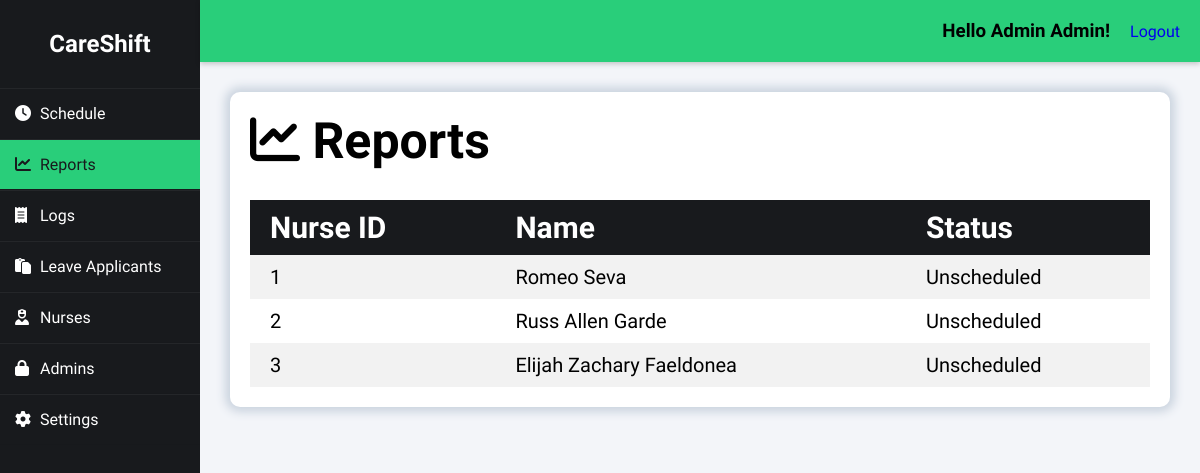
Page /index.php?page=reports (signed in) on the earlier database version.
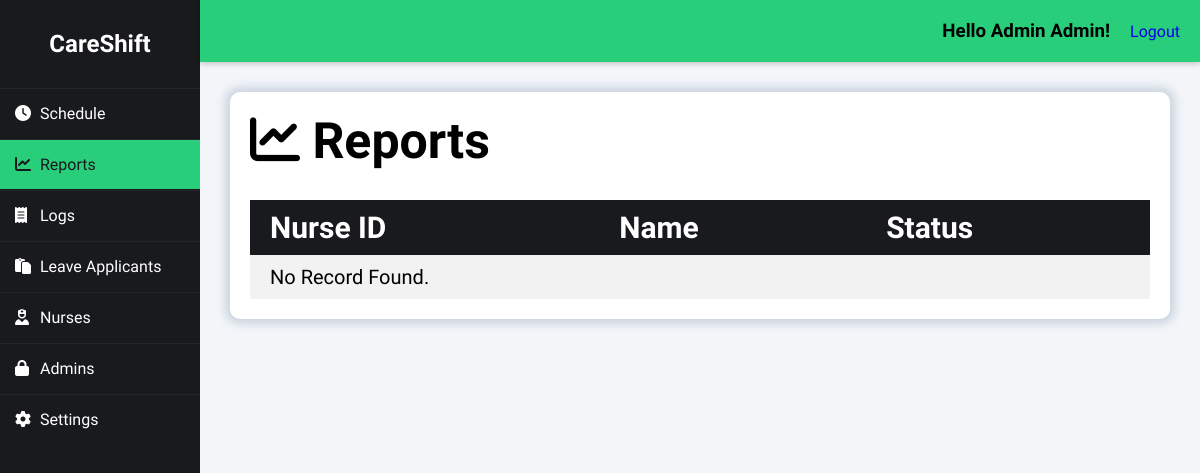
Same page on the later database version.
### tables this page shows
CREATE TABLE `nurse` (
  `nurse_id` int(50) NOT NULL auto_increment, 
  `nurse_password` varchar(32) NOT NULL,
  `nurse_fname` varchar(50) NOT NULL,
  `nurse_mname` varchar(50) NOT NULL,
  `nurse_lname` varchar(50) NOT NULL,
  `nurse_email` varchar(50) NOT NULL,
  `nurse_sex` varchar(50) NOT NULL,
  `nurse_contact` bigint(20) NOT NULL,
  `nurse_position` varchar(255) NOT NULL,
  `nurse_department` varchar(255) NOT NULL,
  PRIMARY KEY  (`nurse_id`)
);

### class/class.reports.php (called while the page is built)
<?php
class Report {
    private $DB_SERVER = 'localhost';
    private $DB_USERNAME = 'root';
    private $DB_PASSWORD = '';
    private $DB_DATABASE = 'db_careshift';
    private $conn;
    public function __construct(){
        $this->conn = new PDO("mysql:host=".$this->DB_SERVER.";dbname=".$this->DB_DATABASE, $this->DB_USERNAME, $this->DB_PASSWORD);
    }
    public function getNursesWithScheduleStatus() {
        $query = "SELECT nurse.nurse_id,
                         CONCAT(nurse.nurse_fname, ' ', nurse.nurse_lname) AS name,
                         CASE
                             WHEN schedule.sched_id IS NOT NULL THEN 'Scheduled'
                             ELSE 'Unscheduled'
                         END AS schedule_status
                  FROM nurse
                  LEFT JOIN schedule ON nurse.nurse_id = schedule.nurse_id";
        $stmt = $this->conn->prepare($query);
        $stmt->execute();
        $nurses = $stmt->fetchAll(PDO::FETCH_ASSOC);
        return $nurses;
    }
    public function generateReports() {
        return $this->getNursesWithScheduleStatus();
    }
}
?>

### index.php (the view, shortened to what the changed rows need)
<?php
include_once 'class/class.reports.php';
$page = (isset($_GET['page']) && $_GET['page'] != '') ? $_GET['page'] : '';
$report = new Report();
?>
<!DOCTYPE html>
<html>
<head>
    <link rel="stylesheet" href="css/styles.css">
    <link rel="stylesheet" href="https://cdnjs.cloudflare.com/ajax/libs/fullcalendar/3.4.0/fullcalendar.css" />
</head>
<body>
    <div class="wrapper">
        <div class="sidebar">
            <h2>CareShift</h2>
        </div>
        <div class="body">
            <div class="main_content">
                <?php
                    switch($page){
                    case 'reports':
                        require_once 'reports-module/index.php';
                    break;
                    }
                ?>
            </div>
        </div>
    </div>
</body>
</html>

### reports-module/records.php
<div class="heading">
    <h1><i class="fas fa-solid fa-chart-line"></i>&nbspReports</h1>
</div>
<table id="tablerecords">
    <thead>
        <tr>
            <th>Nurse ID</th>
            <th>Name</th>
            <th>Status</th>
        </tr>
    </thead>
    <tbody>
        <?php
        if ($report->generateReports() != false) {
            foreach ($report->generateReports() as $value) {
                extract($value);
                ?>
                <tr>
                    <td><?php echo htmlspecialchars($nurse_id); ?></td>
                    <td><?php echo htmlspecialchars($name); ?></td>
                    <td><?php echo htmlspecialchars($schedule_status); ?></td>
                </tr>
                <?php
            }
        } else {
            ?>
            <tr>
                <td colspan="3">No Record Found.</td>
            </tr>
        <?php
        }
        ?>
    </tbody>
</table>

Differences in the rows shown:
removed nurse: nurse_id "1", name "Romeo Seva", schedule_status "Unscheduled"
removed nurse: nurse_id "2", name "Russ Allen Garde", schedule_status "Unscheduled"
removed nurse: nurse_id "3", name "Elijah Zachary Faeldonea", schedule_status "Unscheduled"
Other differences:
text now shown: "No Record Found."
